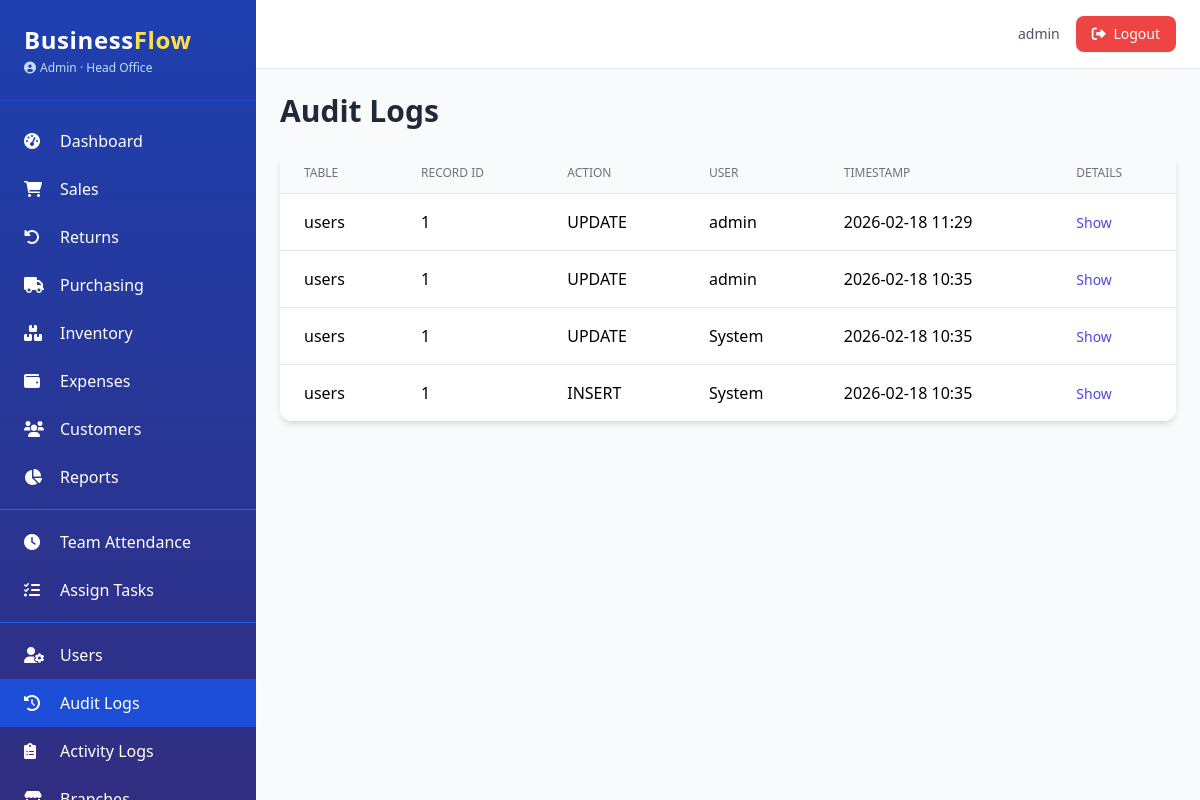
Page /admin/audit-logs (signed in) on the earlier database version.
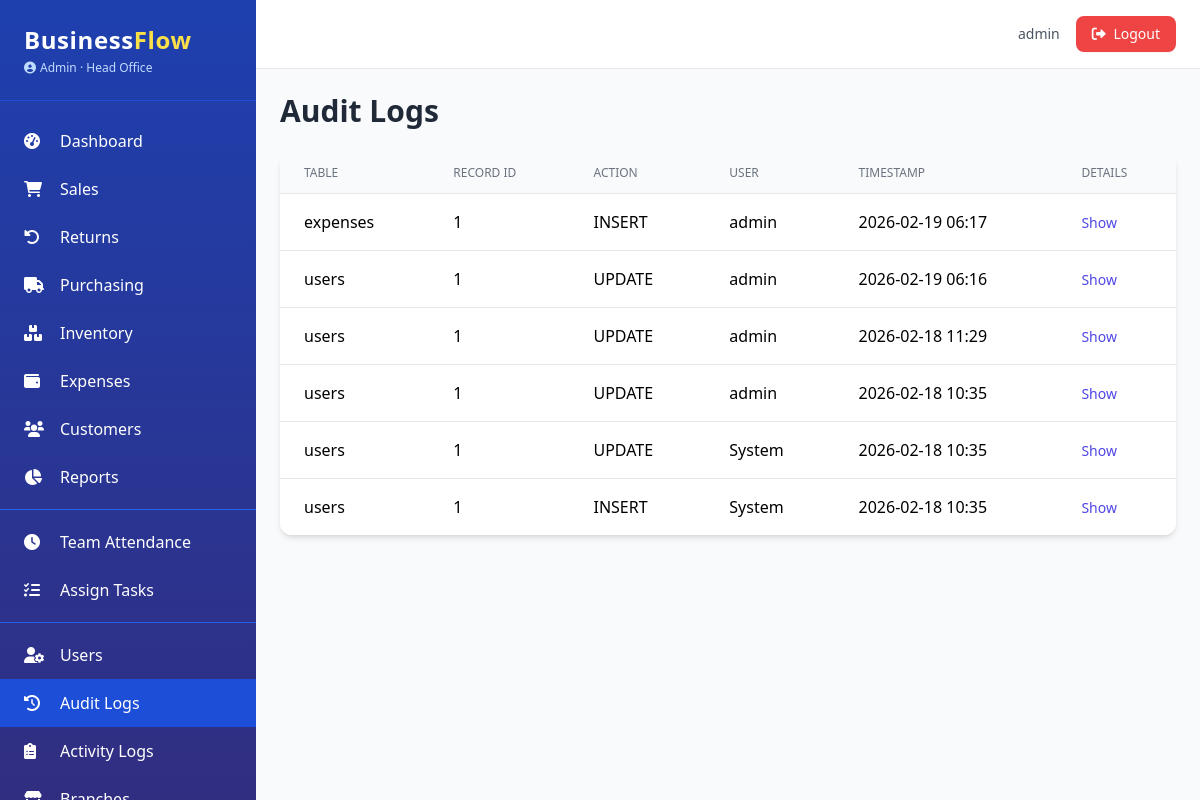
Same page on the later database version.
### app.py (models this page shows, shortened)
class AuditMixin:
    @declared_attr
    def created_at(cls):
        return db.Column(db.DateTime, default=datetime.utcnow)

class SoftDeleteMixin:
    @classmethod
    def query_active(cls):
        return cls.query.filter(cls.deleted_at.is_(None))

class User(UserMixin, db.Model, AuditMixin, SoftDeleteMixin):
    __tablename__ = 'users'
    id = db.Column(db.Integer, primary_key=True)
    username = db.Column(db.String(80), unique=True, nullable=False)
    email = db.Column(db.String(120), unique=True, nullable=False)
    password_hash = db.Column(db.String(200), nullable=False)
    role = db.Column(db.String(20), nullable=False, default='Staff')
    branch_id = db.Column(db.Integer, db.ForeignKey('branches.id'), nullable=True)
    active = db.Column(db.Boolean, default=True)
    locale = db.Column(db.String(5), default='en')
    phone = db.Column(db.String(20))
    avatar = db.Column(db.String(200))
    last_login = db.Column(db.DateTime)
    branch = db.relationship('Branch', backref='users')
    permissions = db.Column(db.JSON, default=list)
    salary = db.Column(db.Float, nullable=True)
    pay_cycle = db.Column(db.String(20), default='monthly')
    bank_account = db.Column(db.String(50))
    tax_id = db.Column(db.String(50))
    @property
    def is_admin(self):
        return self.role == 'Admin'
    def has_permission(self, perm):
        if self.is_admin:
            return True
        return perm in (self.permissions or [])

class Branch(db.Model):
    __tablename__ = 'branches'
    id = db.Column(db.Integer, primary_key=True)
    name = db.Column(db.String(100), nullable=False)
    location = db.Column(db.String(200))
    phone = db.Column(db.String(20))
    email = db.Column(db.String(120))
    is_active = db.Column(db.Boolean, default=True)
    currency = db.Column(db.String(3), default='USD')
    created_at = db.Column(db.DateTime, default=datetime.utcnow)

class AuditLog(db.Model):
    __tablename__ = 'audit_logs'
    id = db.Column(db.Integer, primary_key=True)
    table_name = db.Column(db.String(50), nullable=False)
    record_id = db.Column(db.Integer, nullable=False)
    action = db.Column(db.String(10), nullable=False)
    old_values = db.Column(db.Text, nullable=True)
    new_values = db.Column(db.Text, nullable=True)
    user_id = db.Column(db.Integer, db.ForeignKey('users.id'), nullable=True)
    timestamp = db.Column(db.DateTime, default=datetime.utcnow)
    user = db.relationship('User', foreign_keys=[user_id])
    __table_args__ = (
        Index('ix_audit_table_record', table_name, record_id),
        Index('ix_audit_timestamp', timestamp.desc()),
    )

### app.py (the view)
@admin_bp.route('/audit-logs')
@login_required
@admin_required
def audit_logs():
    page = request.args.get('page', 1, type=int)
    per_page = app.config.get('ITEMS_PER_PAGE', 20)
    pagination = AuditLog.query.order_by(AuditLog.timestamp.desc()).paginate(page=page, per_page=per_page, error_out=False)
    return render_template('admin/audit_logs.html', pagination=pagination)

### app.py (called while the page is built)
@login_manager.user_loader
def load_user(user_id):
    return User.query_active().filter_by(id=int(user_id)).first()

def admin_required(f):
    @wraps(f)
    def decorated(*args, **kwargs):
        if not current_user.is_authenticated or not current_user.is_admin:
            abort(403)
        return f(*args, **kwargs)
    return decorated

@app.context_processor
def inject_now():
    return {'now': datetime.utcnow(), 'current_year': datetime.utcnow().year}

### templates/admin/audit_logs.html (shortened to what this page needs)
{% extends "base.html" %}
{% block content %}
<h1 class="text-3xl font-bold text-gray-800 mb-6">Audit Logs</h1>
<div class="bg-white rounded-xl shadow-md overflow-hidden">
    <table class="min-w-full divide-y divide-gray-200">
        <thead class="bg-gray-50">
            <tr>
                <th class="px-6 py-3 text-left text-xs font-medium text-gray-500 uppercase">Table</th>
                <th class="px-6 py-3 text-left text-xs font-medium text-gray-500 uppercase">Record ID</th>
                <th class="px-6 py-3 text-left text-xs font-medium text-gray-500 uppercase">Action</th>
                <th class="px-6 py-3 text-left text-xs font-medium text-gray-500 uppercase">User</th>
                <th class="px-6 py-3 text-left text-xs font-medium text-gray-500 uppercase">Timestamp</th>
                <th class="px-6 py-3 text-left text-xs font-medium text-gray-500 uppercase">Details</th>
            </tr>
        </thead>
        <tbody class="bg-white divide-y divide-gray-200">
            {% for log in pagination.items %}
            <tr class="hover:bg-gray-50">
                <td class="px-6 py-4 whitespace-nowrap">{{ log.table_name }}</td>
                <td class="px-6 py-4 whitespace-nowrap">{{ log.record_id }}</td>
                <td class="px-6 py-4 whitespace-nowrap">{{ log.action }}</td>
                <td class="px-6 py-4 whitespace-nowrap">{{ log.user.username if log.user else 'System' }}</td>
                <td class="px-6 py-4 whitespace-nowrap">{{ log.timestamp.strftime('%Y-%m-%d %H:%M') }}</td>
                <td class="px-6 py-4">
                    <button onclick="toggleDetails({{ log.id }})" class="text-indigo-600 hover:text-indigo-900 text-sm">Show</button>
                </td>
            </tr>
            {% endfor %}
        </tbody>
    </table>
</div>
{% endblock %}

### templates/base.html (shortened to what this page needs)
<!DOCTYPE html>
<html lang="en">
<head>
    <script src="https://cdn.tailwindcss.com"></script>
    <link rel="stylesheet" href="https://cdnjs.cloudflare.com/ajax/libs/font-awesome/6.0.0-beta3/css/all.min.css">
</head>
<body class="bg-gray-50 font-sans antialiased">
    <div class="flex h-screen">
        <aside class="w-64 bg-gradient-to-b from-blue-800 to-indigo-900 text-white flex-shrink-0 hidden md:block overflow-y-auto shadow-xl">
            <div class="p-6 border-b border-blue-700">
                <h1 class="text-2xl font-bold tracking-wide">Business<span class="text-yellow-300">Flow</span></h1>
                <p class="text-xs text-blue-200 mt-1 flex items-center">
                    <i class="fas fa-user-circle mr-1"></i> {{ current_user.role }}
                    {% if current_user.branch %}
                        · {{ current_user.branch.name }}
                    {% endif %}
                </p>
            </div>
            <nav class="mt-4 pb-6">
                {% if current_user.has_permission('access_dashboard') or current_user.is_admin %}
                <a href="{{ url_for('dashboard.index') }}" class="flex items-center py-3 px-6 hover:bg-blue-700 transition {% if request.endpoint == 'dashboard.index' %}bg-blue-700{% endif %}">
                    <i class="fas fa-tachometer-alt w-6"></i><span class="ml-3">Dashboard</span>
                </a>
                {% endif %}
                {% if current_user.has_permission('view_sales') %}
                <a href="{{ url_for('sales.list') }}" class="flex items-center py-3 px-6 hover:bg-blue-700 transition {% if request.endpoint.startswith('sales.') %}bg-blue-700{% endif %}">
                    <i class="fas fa-shopping-cart w-6"></i><span class="ml-3">Sales</span>
                </a>
                {% endif %}
                {% if current_user.has_permission('view_sales') %}
                <a href="{{ url_for('returns.list') }}" class="flex items-center py-3 px-6 hover:bg-blue-700 transition {% if request.endpoint.startswith('returns.') %}bg-blue-700{% endif %}">
                    <i class="fas fa-undo-alt w-6"></i><span class="ml-3">Returns</span>
                </a>
                {% endif %}
                {% if current_user.has_permission('view_purchases') %}
                <a href="{{ url_for('purchasing.purchase_order_list') }}" class="flex items-center py-3 px-6 hover:bg-blue-700 transition {% if request.endpoint.startswith('purchasing.') %}bg-blue-700{% endif %}">
                    <i class="fas fa-truck w-6"></i><span class="ml-3">Purchasing</span>
                </a>
                {% endif %}
                {% if current_user.has_permission('view_inventory') %}
                <a href="{{ url_for('inventory.product_list') }}" class="flex items-center py-3 px-6 hover:bg-blue-700 transition {% if request.endpoint.startswith('inventory.') %}bg-blue-700{% endif %}">
                    <i class="fas fa-boxes w-6"></i><span class="ml-3">Inventory</span>
                </a>
                {% endif %}
                {% if current_user.has_permission('view_expenses') %}
                <a href="{{ url_for('expenses.list') }}" class="flex items-center py-3 px-6 hover:bg-blue-700 transition {% if request.endpoint.startswith('expenses.') %}bg-blue-700{% endif %}">
                    <i class="fas fa-wallet w-6"></i><span class="ml-3">Expenses</span>
                </a>
                {% endif %}
                {% if current_user.has_permission('view_customers') %}
                <a href="{{ url_for('crm.customer_list') }}" class="flex items-center py-3 px-6 hover:bg-blue-700 transition {% if request.endpoint.startswith('crm.') %}bg-blue-700{% endif %}">
                    <i class="fas fa-users w-6"></i><span class="ml-3">Customers</span>
                </a>
                {% endif %}
                {% if current_user.has_permission('view_reports') %}
                <a href="{{ url_for('reports.index') }}" class="flex items-center py-3 px-6 hover:bg-blue-700 transition {% if request.endpoint.startswith('reports.') %}bg-blue-700{% endif %}">
                    <i class="fas fa-chart-pie w-6"></i><span class="ml-3">Reports</span>
                </a>
                {% endif %}
                {% if current_user.has_permission('manage_team') %}
                <div class="border-t border-blue-600 my-2"></div>
                <a href="#" class="flex items-center py-3 px-6 hover:bg-blue-700 transition">
                    <i class="fas fa-clock w-6"></i><span class="ml-3">Team Attendance</span>
                </a>
                <a href="#" class="flex items-center py-3 px-6 hover:bg-blue-700 transition">
                    <i class="fas fa-tasks w-6"></i><span class="ml-3">Assign Tasks</span>
                </a>
                {% endif %}
                {% if current_user.has_permission('manage_users') %}
                <div class="border-t border-blue-600 my-2"></div>
                <a href="{{ url_for('admin.users') }}" class="flex items-center py-3 px-6 hover:bg-blue-700 transition {% if request.endpoint == 'admin.users' %}bg-blue-700{% endif %}">
                    <i class="fas fa-user-cog w-6"></i><span class="ml-3">Users</span>
                </a>
                <a href="{{ url_for('admin.audit_logs') }}" class="flex items-center py-3 px-6 hover:bg-blue-700 transition {% if request.endpoint == 'admin.audit_logs' %}bg-blue-700{% endif %}">
                    <i class="fas fa-history w-6"></i><span class="ml-3">Audit Logs</span>
                </a>
                <a href="{{ url_for('admin.activity_logs') }}" class="flex items-center py-3 px-6 hover:bg-blue-700 transition {% if request.endpoint == 'admin.activity_logs' %}bg-blue-700{% endif %}">
                    <i class="fas fa-clipboard-list w-6"></i><span class="ml-3">Activity Logs</span>
                </a>
                <a href="#" class="flex items-center py-3 px-6 hover:bg-blue-700 transition">
                    <i class="fas fa-store w-6"></i><span class="ml-3">Branches</span>
                </a>
                {% endif %}
            </nav>
        </aside>
        <div class="flex-1 flex flex-col overflow-hidden">
            <header class="bg-white shadow-sm border-b border-gray-200">
                <div class="flex justify-between items-center py-4 px-6">
                    <div class="flex items-center space-x-4 ml-auto">
                        <span class="text-sm text-gray-600">{{ current_user.username }}</span>
                        <a href="{{ url_for('auth.logout') }}" class="bg-red-500 hover:bg-red-600 text-white px-4 py-2 rounded-lg text-sm transition shadow-sm">
                            <i class="fas fa-sign-out-alt mr-1"></i> Logout
                        </a>
                    </div>
                </div>
            </header>
            <main class="flex-1 overflow-y-auto p-6 bg-gray-50">
                {% block content %}{% endblock %}
            </main>
        </div>
    </div>
</body>
</html>

Differences in the rows shown:
added AuditLog: table_name "expenses", record_id "1", action "INSERT", user "admin", timestamp "2026-02-19 06:17"
added AuditLog: table_name "users", record_id "1", action "UPDATE", user "admin", timestamp "2026-02-19 06:16"
